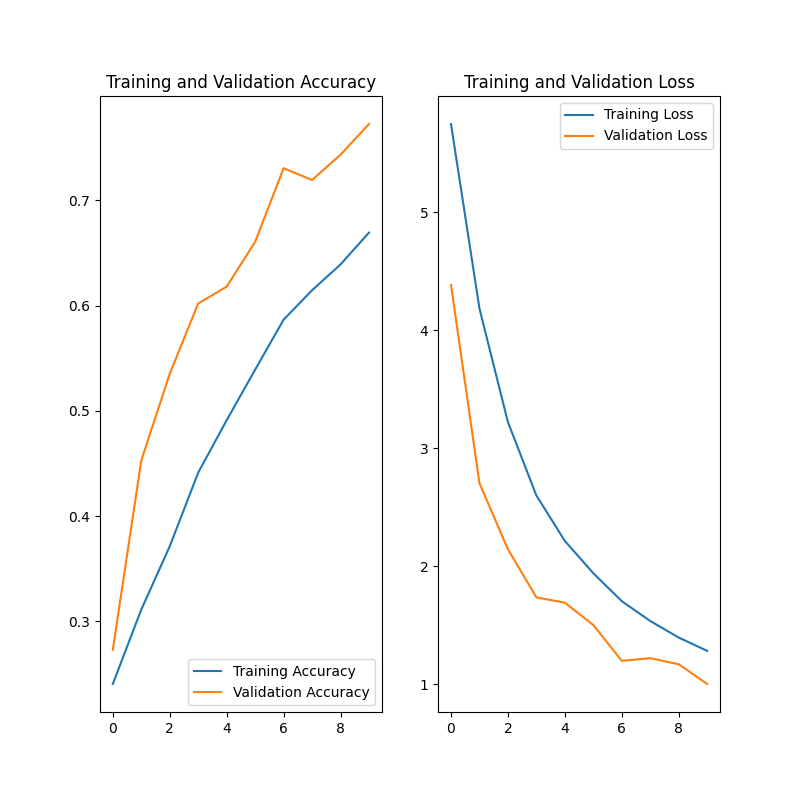

Source code (Python):
import tensorflow as tf
import matplotlib.pyplot as plt
import numpy as np
import xml.etree.ElementTree as et
import os
from PIL import Image

# ==========================================
# Download Dataset
# ==========================================
image_dataset_url = "http://vision.stanford.edu/aditya86/ImageNetDogs/images.tar"
images_dir = tf.keras.utils.get_file("Images",
                                     image_dataset_url,
                                     untar=True)
annotations_dataset_url = "http://vision.stanford.edu/aditya86/ImageNetDogs/annotation.tar"
annotations_dir = tf.keras.utils.get_file("Annotation",
                                          annotations_dataset_url,
                                          untar=True)

print("Images:", images_dir)
print("Annotation:", annotations_dir)

# ==========================================
# Crop Images
# ==========================================
dataset_images_dir = "cropped"

if not os.path.exists(dataset_images_dir):
    os.mkdir(dataset_images_dir)
    breed_list = os.listdir(images_dir)
    counter = 1
    counter_max = len(breed_list)

    for breed in breed_list:
        os.mkdir(dataset_images_dir + "/" + breed)
        print("Created ({}/{}): {}/{}"
              .format(counter, counter_max, dataset_images_dir, breed))
        counter += 1
        for file in os.listdir(annotations_dir + "/" + breed):
            img = Image.open(images_dir + "/" + breed + "/" + file + ".jpg")
            xml_tree = et.parse(annotations_dir + "/" + breed + "/" + file)
            x_min = int(xml_tree.getroot().findall('object')[0]
                        .find('bndbox').find('xmin').text)
            x_max = int(xml_tree.getroot().findall('object')[0]
                        .find('bndbox').find('xmax').text)
            y_min = int(xml_tree.getroot().findall('object')[0]
                        .find('bndbox').find('ymin').text)
            y_max = int(xml_tree.getroot().findall('object')[0]
                        .find('bndbox').find('ymax').text)
            img = img.crop((x_min, y_min, x_max, y_max))
            img = img.convert('RGB')
            img.save(dataset_images_dir + "/" + breed + "/" + file + ".jpg")

# ==========================================
# Load dataset into Tensorflow
# ==========================================
img_height = 299
img_width = 299
batch_size = 16

# Dataset for training
train_ds = tf.keras.preprocessing.image_dataset_from_directory(
    directory=dataset_images_dir,
    validation_split=0.2,
    subset="training",
    seed=6214,
    image_size=(img_height, img_width),
    batch_size=batch_size
)

# Dataset for validation
validation_ds = tf.keras.preprocessing.image_dataset_from_directory(
    directory=dataset_images_dir,
    validation_split=0.2,
    subset="validation",
    seed=9423,
    image_size=(img_height, img_width),
    batch_size=batch_size
)

# Print parsed dog breeds (classes)
class_names = train_ds.class_names
num_classes = len(class_names)
print("{} classes: {}".format(num_classes, class_names))

# Display some examples from the training dataset
plt.figure(figsize=(10, 10))
for images, labels in train_ds.take(1):
    for i in range(9):
        ax = plt.subplot(3, 3, i + 1)
        plt.imshow(images[i].numpy().astype("uint8"))
        plt.title(class_names[labels[i]])
        plt.axis("off")
plt.show()

# ==========================================
# Data Augmentation
# ==========================================
data_augmentation = tf.keras.Sequential(
  [
    tf.keras.layers.experimental.preprocessing.RandomRotation(0.2, input_shape=(img_height, img_width, 3)),
    tf.keras.layers.experimental.preprocessing.RandomZoom(0.3),
  ]
)

# ==========================================
# Define model
# ==========================================
base_model = tf.keras.applications.Xception(
        classes=num_classes,
        include_top=False,
        pooling="avg",
        # weights='imagenet',
)

model = tf.keras.Sequential([
    data_augmentation,
    base_model
])

model.compile(optimizer='adam',
              loss=tf.keras.losses.SparseCategoricalCrossentropy(from_logits=True),
              metrics=['accuracy'])
model.summary()

# ==========================================
# Train model
# ==========================================
epochs = 10
history = model.fit(
    train_ds,
    validation_data=validation_ds,
    epochs=epochs
)

# ==========================================
# Visualize Training
# ==========================================
acc = history.history['accuracy']
val_acc = history.history['val_accuracy']

loss = history.history['loss']
val_loss = history.history['val_loss']

epochs_range = range(epochs)

plt.figure(figsize=(8, 8))
plt.subplot(1, 2, 1)
plt.plot(epochs_range, acc, label='Training Accuracy')
plt.plot(epochs_range, val_acc, label='Validation Accuracy')
plt.legend(loc='lower right')
plt.title('Training and Validation Accuracy')

plt.subplot(1, 2, 2)
plt.plot(epochs_range, loss, label='Training Loss')
plt.plot(epochs_range, val_loss, label='Validation Loss')
plt.legend(loc='upper right')
plt.title('Training and Validation Loss')
plt.show()

# ==========================================
# Test model against unknown image from the web
# ==========================================
test_url = "https://www.telegraph.co.uk/content/dam/science/2017/09/10/TELEMMGLPICT000107300056_trans_NvBQzQNjv4BqyuLFFzXshuGqnr8zPdDWXiTUh73-1IAIBaONvUINpkg.jpeg"
test_path = tf.keras.utils.get_file("test", origin=test_url)

img = tf.keras.preprocessing.image.load_img(test_path, target_size=(img_height, img_width))
img_array = tf.keras.preprocessing.image.img_to_array(img)
img_array = tf.expand_dims(img_array, 0)

predictions = model.predict(img_array)
score = tf.nn.softmax(predictions[0])

print(
    "This image most likely belongs to {} with a {:.2f} percent confidence."
        .format(class_names[np.argmax(score)], 100 * np.max(score))
)
